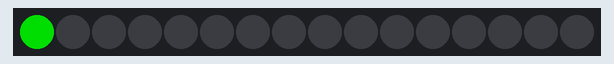
Bench run of a sketch on a simulated Arduino Uno, built with avr-gcc and run on an emulated ATmega328P. Shown: 16 RGB LEDs in strip order, left to right. Dim RGB values are drawn brighter than linear.

Above: at 0.1 s.
At 1.6 s:
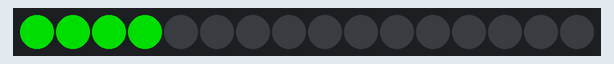
At 2.6 s:
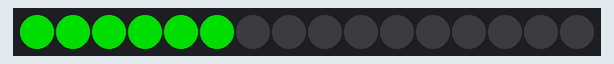
At 3.6 s:
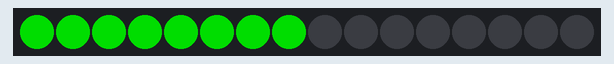
At 5.6 s:
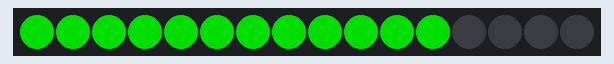
At 7.6 s:
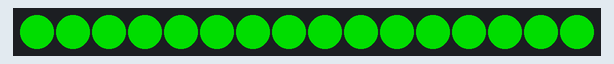

Measured:
- by itself, everything shown: repeats every 8.0 s, in 16 steps
- what the display in image 5 shows lasts 0.5 s, from 7.5 s to 8.0 s

The sketch:

NeoPixel.ino
```cpp
#include <Adafruit_NeoPixel.h>
#define PIN        7
#define NUMPIXELS 16
#define DELAYVAL 500
Adafruit_NeoPixel pixels(NUMPIXELS, PIN, NEO_GRB + NEO_KHZ800);

void setup() {
  pixels.begin();
}

void loop() {
  pixels.clear();
  for (int i = 0; i < NUMPIXELS; i++) {
    pixels.setPixelColor(i, pixels.Color(0, 150, 0));
    pixels.show();
    delay(DELAYVAL);
  }
}
```
